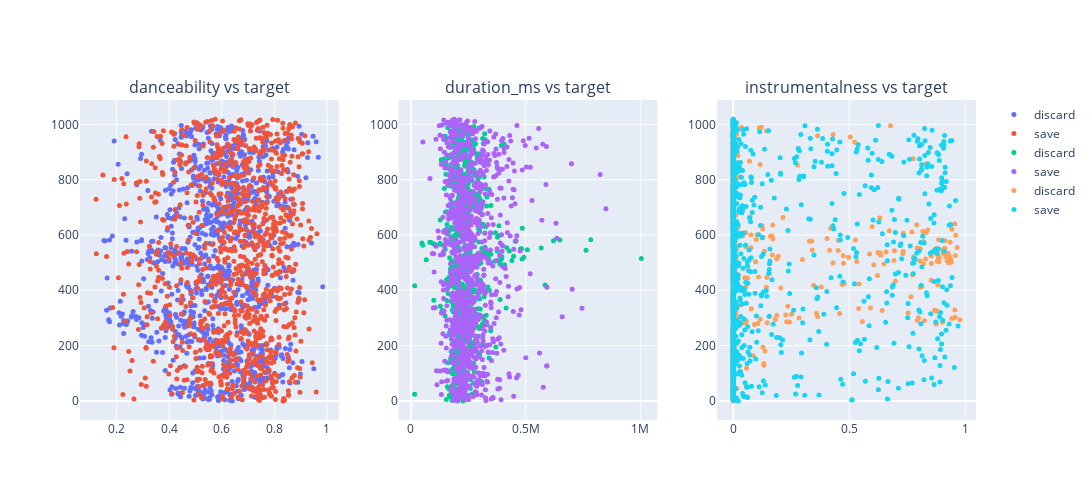

This figure's notebook cell:
### Markdown cell above
Inferences:

Yellow means high correlation, Green means medium correlation and purple means negative correlation.

Our correlation matrix shows us almost no correlation with the target. The highest correlation with the target is low. The instrumentalness is about 0.23.

### Code cell
fig= make_subplots(rows=1, cols=3, start_cell ='top-left', subplot_titles=('danceability vs target', 'duration_ms vs target',
       'instrumentalness vs target'))


fig.add_trace(go.Scatter(x=spotify_df['danceability'][spotify_df['target']==0],mode='markers',marker_size=5,name='discard'),row=1,col=1)
fig.add_trace(go.Scatter(x=spotify_df['danceability'][spotify_df['target']==1],mode='markers',marker_size=5,name='save'),row=1,col=1)
fig.add_trace(go.Scatter(x=spotify_df['duration_ms'][spotify_df['target']==0],mode='markers',marker_size=5,name='discard'),row=1,col=2)
fig.add_trace(go.Scatter(x=spotify_df['duration_ms'][spotify_df['target']==1],mode='markers',marker_size=5,name='save'),row=1,col=2)
fig.add_trace(go.Scatter(x=spotify_df['instrumentalness'][spotify_df['target']==0],mode='markers',marker_size=5,name='discard'),row=1,col=3)
fig.add_trace(go.Scatter(x=spotify_df['instrumentalness'][spotify_df['target']==1],mode='markers',marker_size=5,name='save'),row=1,col=3)
       
fig.update_layout(width=1100,height=500)
fig.show()

### Figure 1 — Plotly figure (JSON) as saved in the notebook; plotly's stock layout.template omitted (floating-point values rounded to 4 significant figures; data arrays with more than 128 entries replaced by an {"elided": "..."} marker saying what was removed)
{"data": [{"marker": {"size": 5}, "mode": "markers", "name": "discard", "type": "scatter", "x": {"elided": "997 float values"}, "xaxis": "x", "yaxis": "y"}, {"marker": {"size": 5}, "mode": "markers", "name": "save", "type": "scatter", "x": {"elided": "1020 float values"}, "xaxis": "x", "yaxis": "y"}, {"marker": {"size": 5}, "mode": "markers", "name": "discard", "type": "scatter", "x": {"elided": "997 int values"}, "xaxis": "x2", "yaxis": "y2"}, {"marker": {"size": 5}, "mode": "markers", "name": "save", "type": "scatter", "x": {"elided": "1020 int values"}, "xaxis": "x2", "yaxis": "y2"}, {"marker": {"size": 5}, "mode": "markers", "name": "discard", "type": "scatter", "x": {"elided": "997 float values"}, "xaxis": "x3", "yaxis": "y3"}, {"marker": {"size": 5}, "mode": "markers", "name": "save", "type": "scatter", "x": {"elided": "1020 float values"}, "xaxis": "x3", "yaxis": "y3"}], "layout": {"annotations": [{"font": {"size": 16}, "showarrow": false, "text": "danceability vs target", "x": 0.1444, "xanchor": "center", "xref": "paper", "y": 1, "yanchor": "bottom", "yref": "paper"}, {"font": {"size": 16}, "showarrow": false, "text": "duration_ms vs target", "x": 0.5, "xanchor": "center", "xref": "paper", "y": 1, "yanchor": "bottom", "yref": "paper"}, {"font": {"size": 16}, "showarrow": false, "text": "instrumentalness vs target", "x": 0.8556, "xanchor": "center", "xref": "paper", "y": 1, "yanchor": "bottom", "yref": "paper"}], "height": 500, "width": 1100, "xaxis": {"anchor": "y", "autorange": true, "domain": [0, 0.2889], "range": [0.06098, 1.045], "type": "linear"}, "xaxis2": {"anchor": "y2", "autorange": true, "domain": [0.3556, 0.6444], "range": [-53930.0, 1075000.0], "type": "linear"}, "xaxis3": {"anchor": "y3", "autorange": true, "domain": [0.7111, 1], "range": [-0.06909, 1.045], "type": "linear"}, "yaxis": {"anchor": "x", "autorange": true, "domain": [0, 1], "range": [-69.17, 1088.0]}, "yaxis2": {"anchor": "x2", "autorange": true, "domain": [0, 1], "range": [-69.17, 1088.0]}, "yaxis3": {"anchor": "x3", "autorange": true, "domain": [0, 1], "range": [-69.17, 1088.0]}}}
